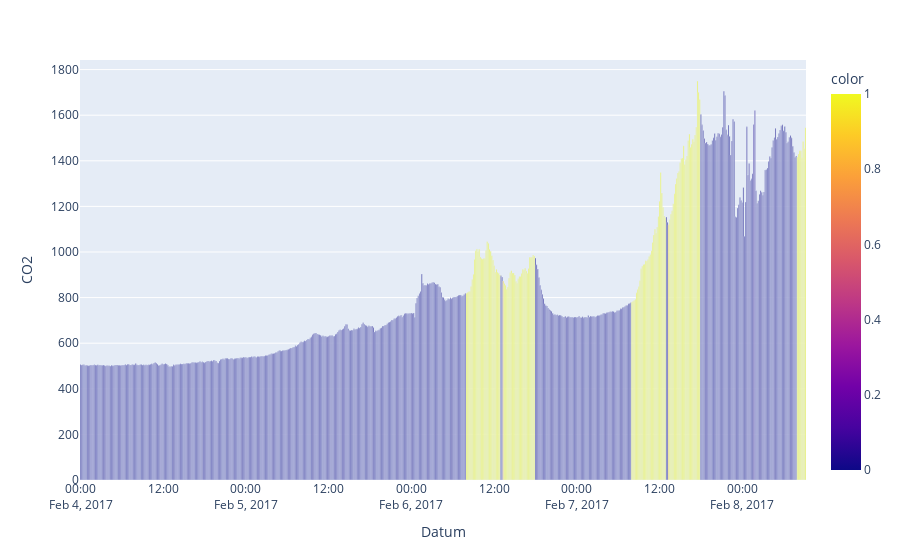

Notebook source saved alongside this figure:
### Code cell
df_temp = pd.DataFrame(df_test.index,index=df_test.index)
df_temp["Anwesenheit"] = (mRF.predict(df_test) + mLR.predict(df_test) + mDT.predict(df_test))/3
#df_temp["CO2"] = df_test["CO2"]
px.bar(df_test.resample("10min").mean(),y="CO2",color=df_temp.resample("10min").mean()["Anwesenheit"])

### Figure 1 — Plotly figure (JSON) as saved in the notebook; plotly's stock layout.template omitted (floating-point values rounded to 4 significant figures; data arrays with more than 128 entries replaced by an {"elided": "..."} marker saying what was removed)
{"data": [{"alignmentgroup": "True", "hovertemplate": "Datum=%{x}<br>CO2=%{y}<br>color=%{marker.color}<extra></extra>", "legendgroup": "", "marker": {"color": {"elided": "632 float values"}, "coloraxis": "coloraxis", "pattern": {"shape": ""}}, "name": "", "offsetgroup": "", "orientation": "v", "showlegend": false, "textposition": "auto", "type": "bar", "x": {"elided": "632 str values"}, "xaxis": "x", "y": {"elided": "632 float values"}, "yaxis": "y"}], "layout": {"barmode": "relative", "coloraxis": {"colorbar": {"title": {"text": "color"}}, "colorscale": [[0, "#0d0887"], [0.1111, "#46039f"], [0.2222, "#7201a8"], [0.3333, "#9c179e"], [0.4444, "#bd3786"], [0.5556, "#d8576b"], [0.6667, "#ed7953"], [0.7778, "#fb9f3a"], [0.8889, "#fdca26"], [1, "#f0f921"]]}, "legend": {"tracegroupgap": 0}, "margin": {"t": 60}, "xaxis": {"anchor": "y", "domain": [0, 1], "title": {"text": "Datum"}}, "yaxis": {"anchor": "x", "domain": [0, 1], "title": {"text": "CO2"}}}}
